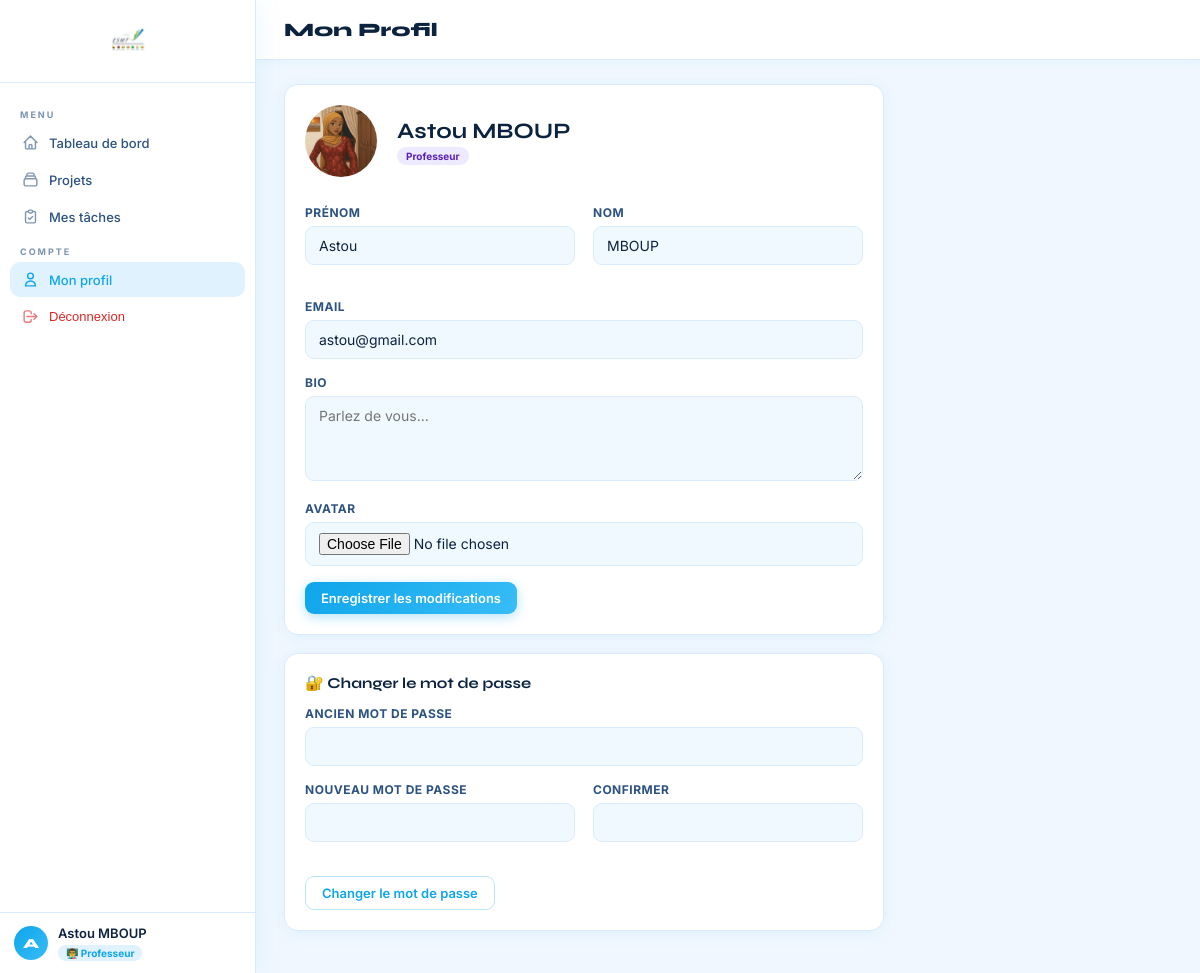
The page /profile/ (signed in) on the database its author committed.
### users/models.py (models this page shows, shortened)
class User(AbstractUser):
    ROLE_ETUDIANT = 'etudiant'
    ROLE_PROFESSEUR = 'professeur'
    ROLE_CHOICES = [
        (ROLE_ETUDIANT, 'Étudiant'),
        (ROLE_PROFESSEUR, 'Professeur'),
    ]
    role = models.CharField(max_length=20, choices=ROLE_CHOICES, default=ROLE_ETUDIANT)
    avatar = models.ImageField(upload_to='avatars/', null=True, blank=True)
    bio = models.TextField(blank=True)
    class Meta:
        verbose_name = 'Utilisateur'
        verbose_name_plural = 'Utilisateurs'
    @property
    def is_professeur(self):
        return self.role == self.ROLE_PROFESSEUR

### users/views.py (the view)
# urls.py: path('profile/', views.profile_view, name='profile'),
@login_required
def profile_view(request):
    form = ProfileForm(request.POST or None, request.FILES or None, instance=request.user)
    if request.method == 'POST' and form.is_valid():
        form.save()
        messages.success(request, "Profil mis à jour.")
        return redirect('profile')
    return render(request, 'users/profile.html', {'form': form})

### users/forms.py
class ProfileForm(forms.ModelForm):
    class Meta:
        model = User
        fields = ['first_name', 'last_name', 'email', 'bio', 'avatar']

### templates/users/profile.html (shortened to what this page needs)
{% extends 'base.html' %}
{% block page_title %}Mon Profil{% endblock %}
{% block content %}
<div style="max-width:600px;">
  <div class="card">
    <div style="display:flex;align-items:center;gap:20px;margin-bottom:28px;">
      <div style="width:72px;height:72px;border-radius:50%;background:linear-gradient(135deg,var(--accent),var(--accent2));display:flex;align-items:center;justify-content:center;font-size:28px;font-weight:700;overflow:hidden;">
        {% if user.avatar %}<img src="{{ user.avatar.url }}" style="width:100%;height:100%;object-fit:cover;">{% else %}{{ user.username|first|upper }}{% endif %}
      </div>
      <div>
        <h2 style="font-family:'Syne',sans-serif;font-size:22px;font-weight:700;">{{ user.get_full_name|default:user.username }}</h2>
        <span class="badge {% if user.is_professeur %}badge-purple{% else %}badge-info{% endif %}">{{ user.get_role_display }}</span>
      </div>
    </div>
    <form method="post" enctype="multipart/form-data">
      <div class="grid-2">
        <div class="form-group">
          <label class="form-label">Prénom</label>
          <input type="text" name="first_name" class="form-control" value="{{ user.first_name }}">
        </div>
        <div class="form-group">
          <label class="form-label">Nom</label>
          <input type="text" name="last_name" class="form-control" value="{{ user.last_name }}">
        </div>
      </div>
      <div class="form-group">
        <label class="form-label">Email</label>
        <input type="email" name="email" class="form-control" value="{{ user.email }}">
      </div>
      <div class="form-group">
        <label class="form-label">Bio</label>
        <textarea name="bio" class="form-control" rows="3" placeholder="Parlez de vous...">{{ user.bio }}</textarea>
      </div>
      <div class="form-group">
        <label class="form-label">Avatar</label>
        <input type="file" name="avatar" class="form-control" accept="image/*">
      </div>
      <button type="submit" class="btn btn-primary">Enregistrer les modifications</button>
    </form>
  </div>
  <div class="card">
    <div class="card-title">🔐 Changer le mot de passe</div>
    <form method="post" action="{% url 'profile' %}">
      <div class="form-group">
        <label class="form-label">Ancien mot de passe</label>
        <input type="password" name="old_password" class="form-control">
      </div>
      <div class="grid-2">
        <div class="form-group">
          <label class="form-label">Nouveau mot de passe</label>
          <input type="password" name="new_password" class="form-control">
        </div>
        <div class="form-group">
          <label class="form-label">Confirmer</label>
          <input type="password" name="new_password_confirm" class="form-control">
        </div>
      </div>
      <button type="submit" class="btn btn-outline">Changer le mot de passe</button>
    </form>
  </div>
</div>
{% endblock %}

### templates/base.html (shortened to what this page needs)
<!DOCTYPE html>
<html lang="fr">
<head>
</head>
<body>
<aside class="sidebar">
  <div class="sidebar-logo">
    <img alt="ESMT Logo"/>
  </div>
  <nav class="sidebar-nav">
    <div class="nav-section">Menu</div>
    <a href="{% url 'dashboard' %}" class="nav-item {% if 'dashboard' in request.resolver_match.url_name %}active{% endif %}">
      <svg width="17" height="17" fill="none" stroke="currentColor" viewBox="0 0 24 24"><path stroke-linecap="round" stroke-linejoin="round" stroke-width="2" d="M3 12l2-2m0 0l7-7 7 7M5 10v10a1 1 0 001 1h3m10-11l2 2m-2-2v10a1 1 0 01-1 1h-3m-6 0a1 1 0 001-1v-4a1 1 0 011-1h2a1 1 0 011 1v4a1 1 0 001 1m-6 0h6"/></svg>
      Tableau de bord
    </a>
    <a href="{% url 'project-list' %}" class="nav-item {% if 'project' in request.resolver_match.url_name %}active{% endif %}">
      <svg width="17" height="17" fill="none" stroke="currentColor" viewBox="0 0 24 24"><path stroke-linecap="round" stroke-linejoin="round" stroke-width="2" d="M19 11H5m14 0a2 2 0 012 2v6a2 2 0 01-2 2H5a2 2 0 01-2-2v-6a2 2 0 012-2m14 0V9a2 2 0 00-2-2M5 11V9a2 2 0 012-2m0 0V5a2 2 0 012-2h6a2 2 0 012 2v2M7 7h10"/></svg>
      Projets
    </a>
    <a href="{% url 'task-list' %}" class="nav-item {% if 'task' in request.resolver_match.url_name %}active{% endif %}">
      <svg width="17" height="17" fill="none" stroke="currentColor" viewBox="0 0 24 24"><path stroke-linecap="round" stroke-linejoin="round" stroke-width="2" d="M9 5H7a2 2 0 00-2 2v12a2 2 0 002 2h10a2 2 0 002-2V7a2 2 0 00-2-2h-2M9 5a2 2 0 002 2h2a2 2 0 002-2M9 5a2 2 0 012-2h2a2 2 0 012 2m-6 9l2 2 4-4"/></svg>
      Mes tâches
    </a>
    <div class="nav-section">Compte</div>
    <a href="{% url 'profile' %}" class="nav-item {% if request.resolver_match.url_name == 'profile' %}active{% endif %}">
      <svg width="17" height="17" fill="none" stroke="currentColor" viewBox="0 0 24 24"><path stroke-linecap="round" stroke-linejoin="round" stroke-width="2" d="M16 7a4 4 0 11-8 0 4 4 0 018 0zM12 14a7 7 0 00-7 7h14a7 7 0 00-7-7z"/></svg>
      Mon profil
    </a>
    <form method="post" action="{% url 'logout' %}" style="margin:0;">
      <button type="submit" class="nav-item danger" style="width:100%;border:none;background:none;cursor:pointer;text-align:left;">
        <svg width="17" height="17" fill="none" stroke="currentColor" viewBox="0 0 24 24"><path stroke-linecap="round" stroke-linejoin="round" stroke-width="2" d="M17 16l4-4m0 0l-4-4m4 4H7m6 4v1a3 3 0 01-3 3H6a3 3 0 01-3-3V7a3 3 0 013-3h4a3 3 0 013 3v1"/></svg>
        Déconnexion
      </button>
    </form>
  </nav>
  {% if user.is_authenticated %}
  <div class="sidebar-user">
    <div class="user-av">{{ user.username|first|upper }}</div>
    <div>
      <div class="user-name">{{ user.get_full_name|default:user.username }}</div>
      <span class="user-role {% if not user.is_professeur %}etudiant{% endif %}">
        {% if user.is_professeur %}👨‍🏫 Professeur{% else %}🎓 Étudiant{% endif %}
      </span>
    </div>
  </div>
  {% endif %}
</aside>
<div class="main">
  <div class="topbar">
    <div class="topbar-title">{% block page_title %}{% endblock %}</div>
  </div>
  <div class="content">
    {% block content %}{% endblock %}
  </div>
</div>
</body>
</html>

### rows shown on the page
User: username|first "A", get_full_name "Astou MBOUP", avatar (picture), role "Professeur", first_name "Astou", last_name "MBOUP", email "astou@gmail.com"
